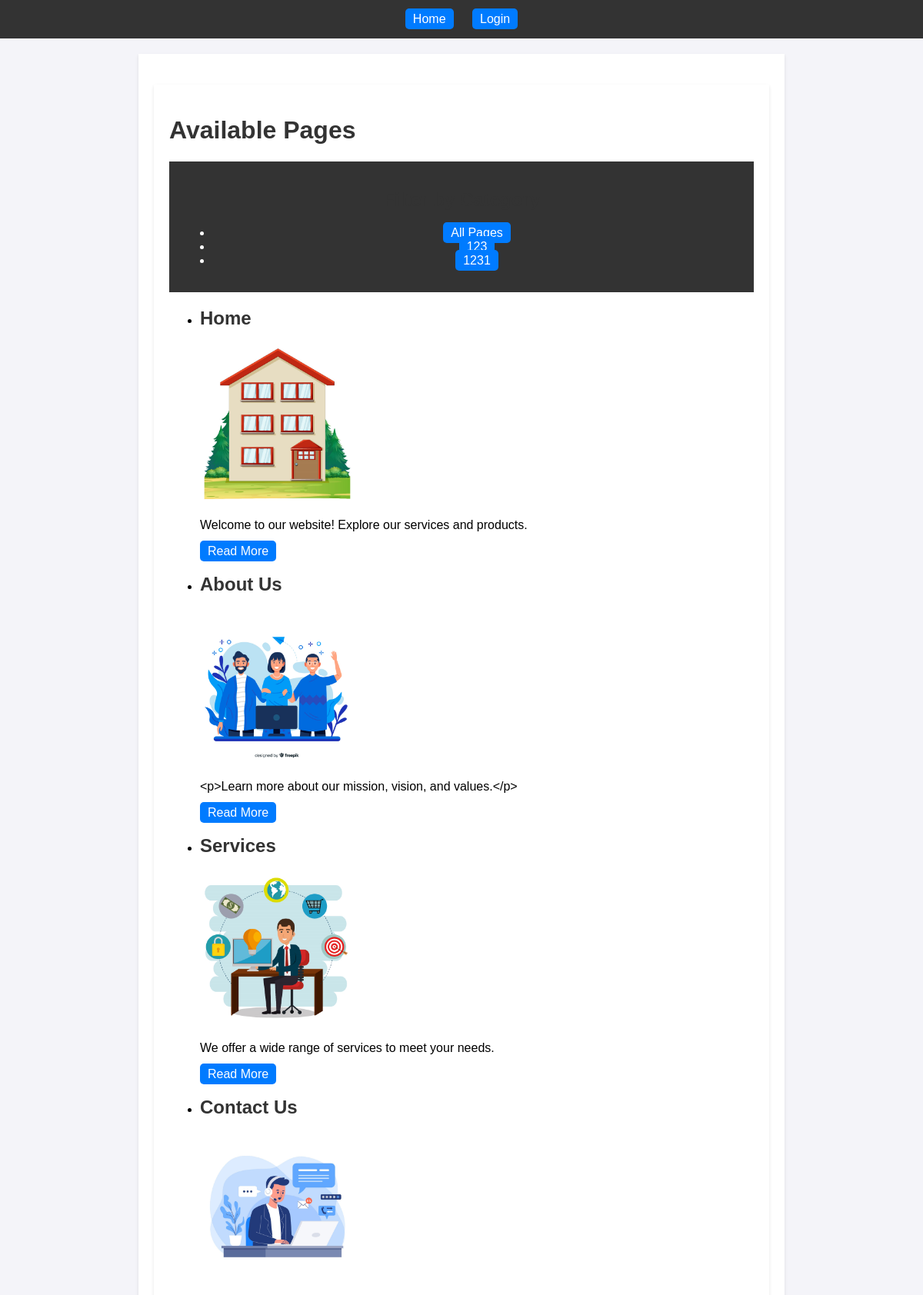
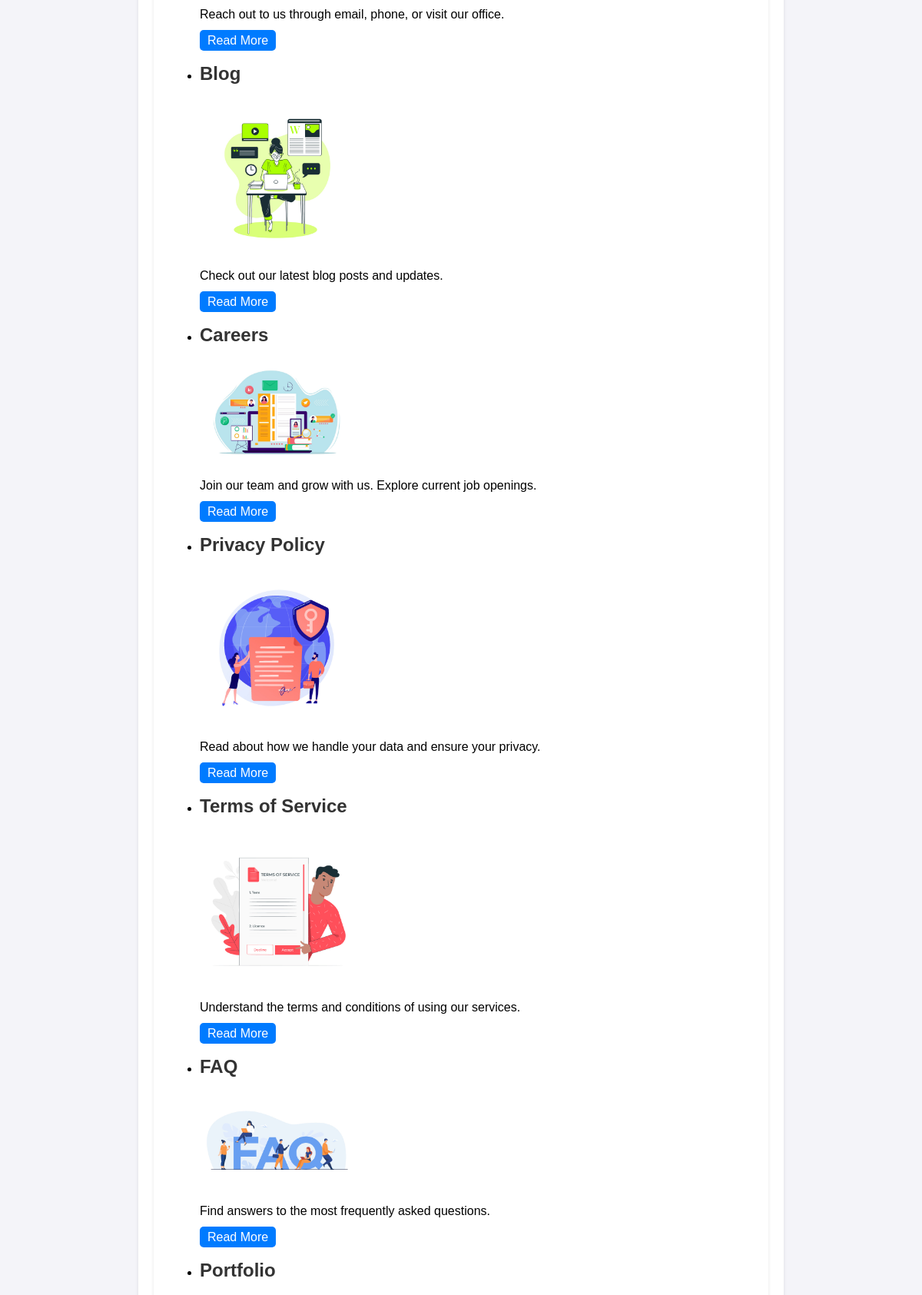
The page /view_pages.php (upper part) on the database its author committed (2 pictures, top to bottom).
### tables this page shows
CREATE TABLE `categories` (
  `CategoryID` int NOT NULL,
  `Name` varchar(255) NOT NULL
);

CREATE TABLE `pages` (
  `PageID` int UNSIGNED NOT NULL,
  `Title` varchar(255) NOT NULL,
  `Content` text,
  `ImageID` int UNSIGNED DEFAULT NULL,
  `CreatedAt` timestamp NOT NULL DEFAULT CURRENT_TIMESTAMP,
  `UpdatedAt` timestamp NOT NULL DEFAULT CURRENT_TIMESTAMP ON UPDATE CURRENT_TIMESTAMP
);

CREATE TABLE `images` (
  `ImageID` int UNSIGNED NOT NULL,
  `FileName` varchar(255) NOT NULL,
  `FilePath` varchar(255) NOT NULL,
  `CreatedAt` timestamp NOT NULL DEFAULT CURRENT_TIMESTAMP
);

### view_pages.php (the view)
<?php
include 'config/db.php';
$stmt = $conn->query("SELECT * FROM Categories ORDER BY Name ASC");
$categories = $stmt->fetchAll();
$categoryID = isset($_GET['category_id']) ? intval($_GET['category_id']) : null;
if ($categoryID) {
    $stmt = $conn->prepare("
        SELECT Pages.*, Images.FilePath AS ImagePath
        FROM Pages
        LEFT JOIN Images ON Pages.ImageID = Images.ImageID
        INNER JOIN PageCategories ON Pages.PageID = PageCategories.PageID
        WHERE PageCategories.CategoryID = :category_id
    ");
    $stmt->execute(['category_id' => $categoryID]);
} else {
    $stmt = $conn->query("
        SELECT Pages.*, Images.FilePath AS ImagePath
        FROM Pages
        LEFT JOIN Images ON Pages.ImageID = Images.ImageID
    ");
}
$pages = $stmt->fetchAll();
?>
<?php include 'includes/header.php'; ?>
<div class="container">
    <h1>Available Pages</h1>
    <nav>
        <h2>Filter by Category</h2>
        <ul>
            <li><a href="view_pages.php">All Pages</a></li>
            <?php foreach ($categories as $category): ?>
                <li>
                    <a href="view_pages.php?category_id=<?php echo $category['CategoryID']; ?>">
                        <?php echo htmlspecialchars($category['Name']); ?>
                    </a>
                </li>
            <?php endforeach; ?>
        </ul>
    </nav>
    <section>
        <?php if (count($pages) > 0): ?>
            <ul>
                <?php foreach ($pages as $page): ?>
                    <li>
                        <h2><?php echo htmlspecialchars($page['Title']); ?></h2>
                        <?php if ($page['ImagePath']): ?>
                            <img src="<?php echo $page['ImagePath']; ?>" alt="Page Image" width="200">
                        <?php endif; ?>
                        <p><?php echo nl2br(htmlspecialchars($page['Content'])); ?></p>
                        <a href="view_page.php?page_id=<?php echo $page['PageID']; ?>">Read More</a>
                    </li>
                <?php endforeach; ?>
            </ul>
        <?php else: ?>
            <p>No pages found for this category.</p>
        <?php endif; ?>
    </section>
</div>
<?php include 'includes/footer.php'; ?>

### assets/css/styles.css (style rules this page uses)
body { font-family: Arial, sans-serif; margin: 0; padding: 0; background-color: #f4f4f9; }
nav { background: #333; color: #fff; padding: 1em; text-align: center; }
nav a { color: #fff; margin: 0 10px; text-decoration: none; }
.container { max-width: 800px; margin: 20px auto; background: #fff; padding: 20px; box-shadow: 0 2px 4px rgba(0, 0, 0, 0.1); }
h1, h2 { color: #333; }
button, a { background: #007BFF; color: white; padding: 5px 10px; border: none; border-radius: 5px; text-decoration: none; cursor: pointer; }

### rows shown on the page
categories: Name "123"
categories: Name "1231"
pages: Title "Home", ImageID.FilePath (picture), Content "Welcome to our website! Explore our services and products."
pages: Title "About Us", ImageID.FilePath (picture), Content "<p>Learn more about our mission, vision, and values.</p>"
pages: Title "Services", ImageID.FilePath (picture), Content "We offer a wide range of services to meet your needs."
pages: Title "Contact Us", ImageID.FilePath (picture), Content "Reach out to us through email, phone, or visit our office."
pages: Title "Blog", ImageID.FilePath (picture), Content "Check out our latest blog posts and updates."
pages: Title "Careers", ImageID.FilePath (picture), Content "Join our team and grow with us. Explore current job openings."
pages: Title "Privacy Policy", ImageID.FilePath (picture), Content "Read about how we handle your data and ensure your privacy."
pages: Title "Terms of Service", ImageID.FilePath (picture), Content "Understand the terms and conditions of using our services."
pages: Title "FAQ", ImageID.FilePath (picture), Content "Find answers to the most frequently asked questions."
pages: Title "Portfolio"
